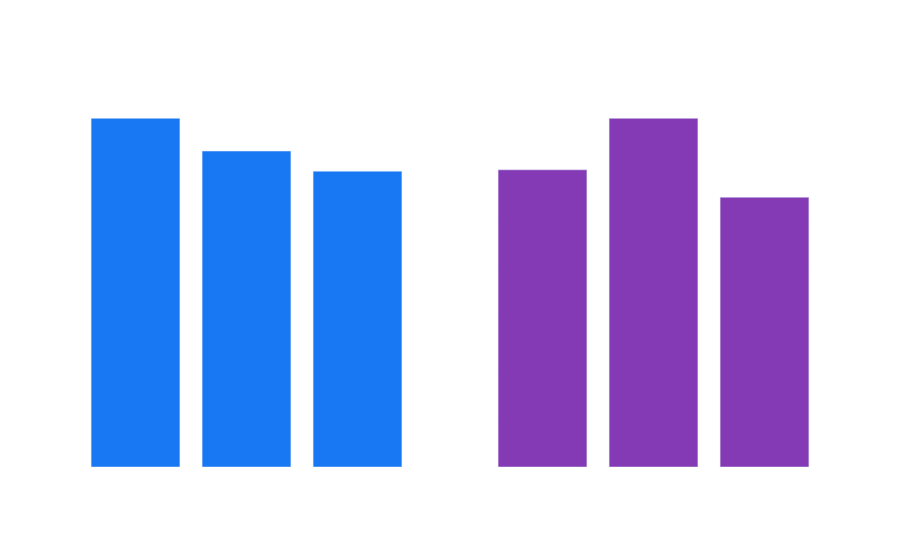

Write notebook code for a chart like this one.
### Code cell
if time_slot_col and time_slot_col in df.columns:
    slot_df = slot_stats.reset_index()

    fig = make_subplots(rows=1, cols=2,
                        subplot_titles=["Avg ER by Time Slot",
                                        "Avg Performance Score by Time Slot"])

    fig.add_trace(go.Bar(
        x=slot_df[time_slot_col], y=slot_df["avg_er"],
        marker_color=BRAND_BLUE,
        text=slot_df["avg_er"].astype(str)+"%",
        textposition="outside"
    ), row=1, col=1)

    fig.add_trace(go.Bar(
        x=slot_df[time_slot_col], y=slot_df["avg_score"],
        marker_color=BRAND_PURPLE,
        text=slot_df["avg_score"].astype(str),
        textposition="outside"
    ), row=1, col=2)

    fig.update_layout(
        title="Best Time Slot to Post",
        showlegend=False,
        plot_bgcolor="rgba(0,0,0,0)",
        paper_bgcolor="rgba(0,0,0,0)",
        font_color="rgba(255,255,255,0.8)"
    )
    fig.show()

    print()
    print("📊 Statistical note:")
    print(f"   Early Morning has {slot_stats.loc[list(slot_stats.index)[0], 'posts']} posts vs ~16 in other slots.")
    print(f"   Results are directional — more data needed in other slots for definitive conclusions.")
    print(f"   Recommendation: experiment with Late Morning and Afternoon posts for 3 months.")

### Figure 1 — Plotly figure (JSON) as saved in the notebook; plotly's stock layout.template omitted (floating-point values rounded to 4 significant figures)
{"data": [{"marker": {"color": "#1877F2"}, "text": ["15.77%", "14.29%", "13.38%"], "textposition": "outside", "type": "bar", "x": ["🌅 Early Morning (6-9)", "☀️ Late Morning (10-12)", "🌤️ Afternoon (13-17)"], "xaxis": "x", "y": [15.77, 14.29, 13.38], "yaxis": "y"}, {"marker": {"color": "#833AB4"}, "text": ["30.33", "35.58", "27.53"], "textposition": "outside", "type": "bar", "x": ["🌅 Early Morning (6-9)", "☀️ Late Morning (10-12)", "🌤️ Afternoon (13-17)"], "xaxis": "x2", "y": [30.33, 35.58, 27.53], "yaxis": "y2"}], "layout": {"annotations": [{"font": {"size": 16}, "showarrow": false, "text": "Avg ER by Time Slot", "x": 0.225, "xanchor": "center", "xref": "paper", "y": 1, "yanchor": "bottom", "yref": "paper"}, {"font": {"size": 16}, "showarrow": false, "text": "Avg Performance Score by Time Slot", "x": 0.775, "xanchor": "center", "xref": "paper", "y": 1, "yanchor": "bottom", "yref": "paper"}], "font": {"color": "rgba(255,255,255,0.8)"}, "paper_bgcolor": "rgba(0,0,0,0)", "plot_bgcolor": "rgba(0,0,0,0)", "showlegend": false, "title": {"text": "Best Time Slot to Post"}, "xaxis": {"anchor": "y", "domain": [0, 0.45]}, "xaxis2": {"anchor": "y2", "domain": [0.55, 1]}, "yaxis": {"anchor": "x", "domain": [0, 1]}, "yaxis2": {"anchor": "x2", "domain": [0, 1]}}}
